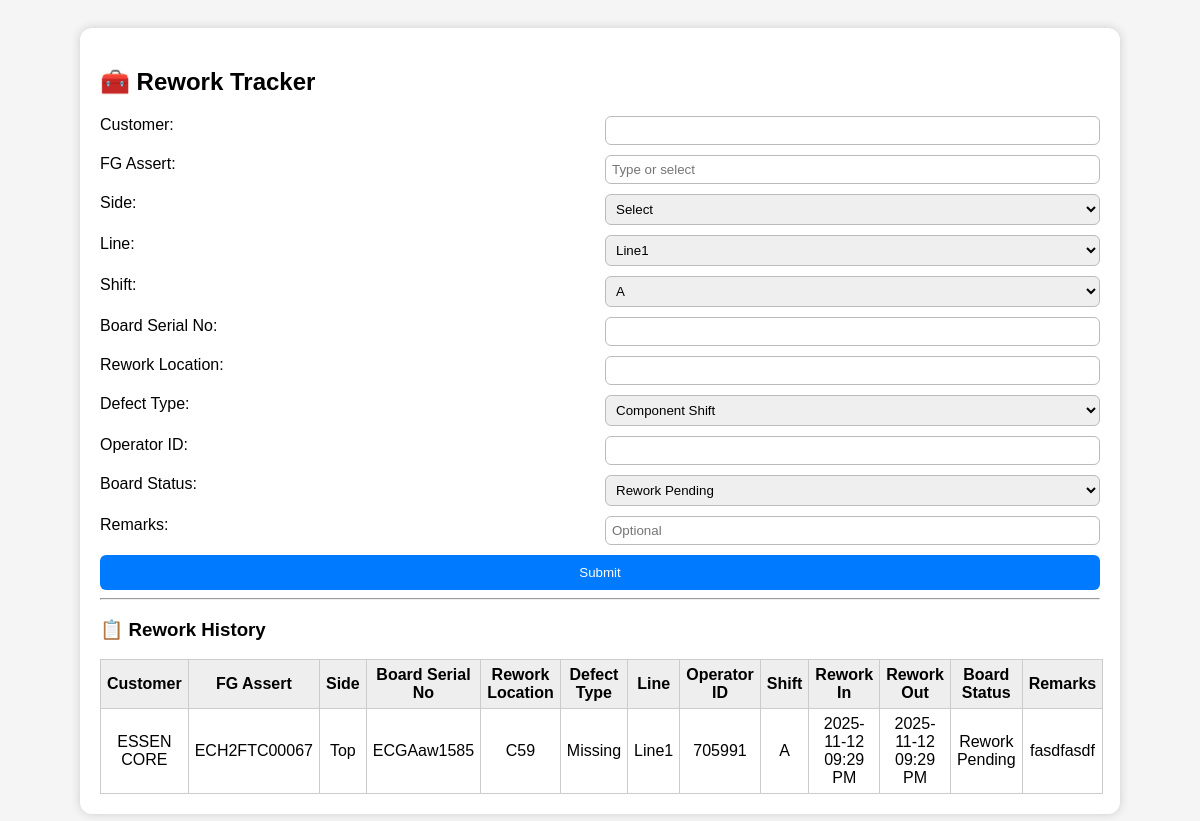
The page / on the database its author committed.
### tables this page shows
CREATE TABLE rework_tracker (
                    id INTEGER PRIMARY KEY AUTOINCREMENT,
                    customer TEXT NOT NULL,
                    fg_assert TEXT NOT NULL,
                    side TEXT NOT NULL,
                    board_serial TEXT NOT NULL,
                    rework_location TEXT NOT NULL,
                    defect_type TEXT NOT NULL,
                    line TEXT NOT NULL,
                    operator_id TEXT NOT NULL,
                    shift TEXT NOT NULL,
                    rework_in TEXT NOT NULL,
                    rework_out TEXT NOT NULL,
                    board_status TEXT NOT NULL,
                    remarks TEXT
                );

### app.py (the view)
@app.route('/')
def index():
    conn = sqlite3.connect(DB_NAME)
    conn.row_factory = sqlite3.Row
    data = conn.execute("SELECT * FROM rework_tracker ORDER BY id DESC").fetchall()
    conn.close()
    return render_template('index.html', data=data)

### templates/index.html (shortened to what this page needs)
<!DOCTYPE html>
<html lang="en">
<head>
    <link rel="stylesheet" href="{{ url_for('static', filename='style.css') }}">
</head>
<body>
<div class="container">
    <h2>🧰 Rework Tracker</h2>
    <form action="/add" method="post" class="form-grid">
        <label>Customer:</label>
        <input type="text" name="customer" required>
        <label>FG Assert:</label>
        <input list="fg_assert" name="fg_assert" id="fg_assert" placeholder="Type or select" required>
        <label>Side:</label>
        <select name="side" required>
            <option value="">Select</option>
        </select>
        <label>Line:</label>
        <select name="line" required>
            <option>Line1</option>
        </select>
        <label>Shift:</label>
        <select name="shift" required>
            <option>A</option>
        </select>
        <label>Board Serial No:</label>
        <input type="text" name="board_serial" required>
        <label>Rework Location:</label>
        <input type="text" name="rework_location" required>
        <label>Defect Type:</label>
        <select name="defect_type" required>
            <option>Component Shift</option>
        </select>
        <label>Operator ID:</label>
        <input type="text" name="operator_id" required>
        <label>Board Status:</label>
        <select name="board_status" required>
            <option>Rework Pending</option>
        </select>
        <label>Remarks:</label>
        <input type="text" name="remarks" placeholder="Optional">
        <button type="submit">Submit</button>
    </form>
    <hr>
    <h3>📋 Rework History</h3>
    <table>
        <thead>
            <tr>
                <th>Customer</th><th>FG Assert</th><th>Side</th><th>Board Serial No</th>
                <th>Rework Location</th><th>Defect Type</th><th>Line</th><th>Operator ID</th>
                <th>Shift</th><th>Rework In</th><th>Rework Out</th><th>Board Status</th><th>Remarks</th>
            </tr>
        </thead>
        <tbody>
        {% for row in data %}
        <tr>
            <td>{{ row.customer }}</td>
            <td>{{ row.fg_assert }}</td>
            <td>{{ row.side }}</td>
            <td>{{ row.board_serial }}</td>
            <td>{{ row.rework_location }}</td>
            <td>{{ row.defect_type }}</td>
            <td>{{ row.line }}</td>
            <td>{{ row.operator_id }}</td>
            <td>{{ row.shift }}</td>
            <td>{{ row.rework_in }}</td>
            <td>{{ row.rework_out }}</td>
            <td>{{ row.board_status }}</td>
            <td>{{ row.remarks }}</td>
        </tr>
        {% endfor %}
        </tbody>
    </table>
</div>
</body>
</html>

### static/style.css (style rules this page uses)
body { font-family: Arial, sans-serif; background: #f5f5f5; padding: 20px; }
.container { background: white; padding: 20px; border-radius: 12px; box-shadow: 0 0 10px #ccc; max-width: 1000px; margin: auto; }
.form-grid { display: grid; grid-template-columns: 1fr 1fr; gap: 10px; }
input, select, button { padding: 6px; border-radius: 6px; border: 1px solid #bbb; }
button { grid-column: span 2; background: #007bff; color: white; border: none; padding: 10px; }
table { width: 100%; border-collapse: collapse; margin-top: 15px; }
th, td { border: 1px solid #ccc; padding: 6px; text-align: center; }
th { background: #eee; }

### rows shown on the page
rework_tracker: customer "ESSEN CORE", fg_assert "ECH2FTC00067", side "Top", board_serial "ECGAaw1585", rework_location "C59", defect_type "Missing", line "Line1", operator_id "705991", shift "A", rework_in "2025-11-12 09:29 PM", rework_out "2025-11-12 09:29 PM", board_status "Rework Pending", remarks "fasdfasdf"
